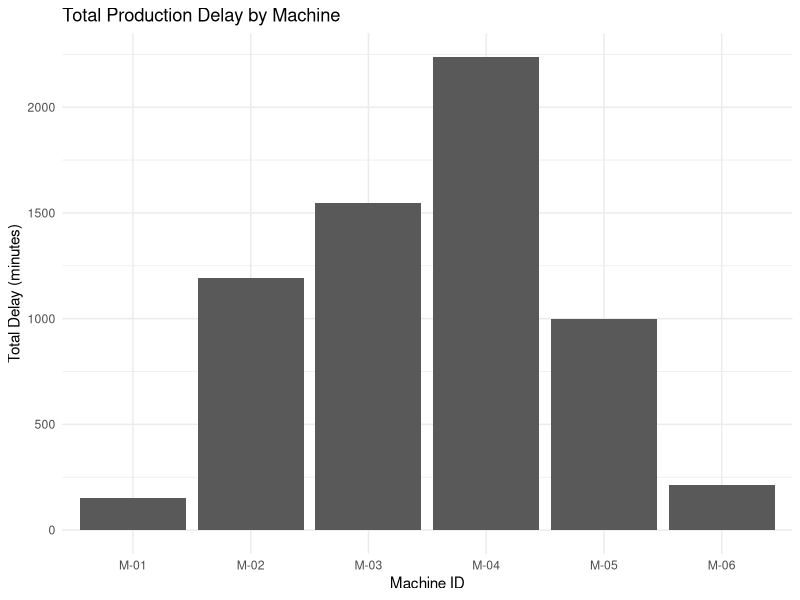
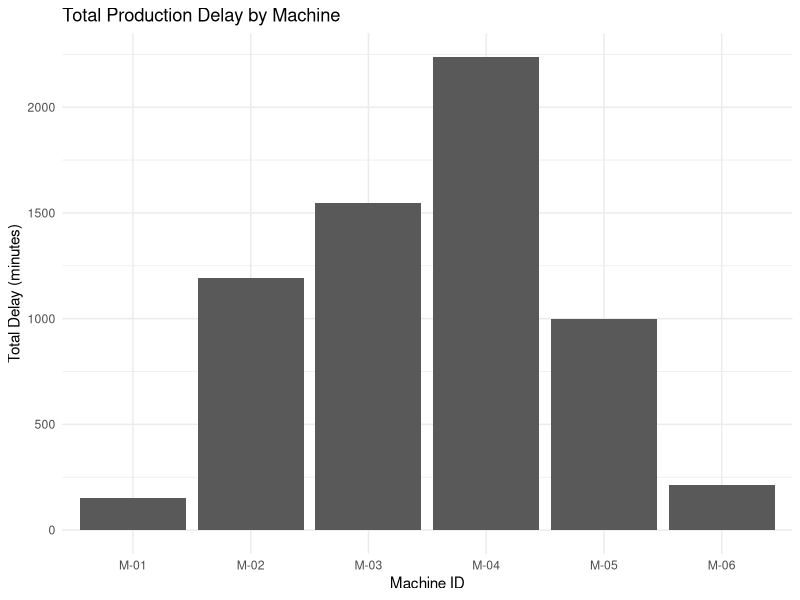

Here is the R script that generated these plots, in order:
library(tidyverse)
library(ggplot2)

production_stages <- read_csv("production_stages.csv")

delay_machine <- production_stages %>%
  group_by(machine_id) %>%
  summarise(
    total_delay_min = sum(delay_min),
    .groups = "drop"
  ) %>%
  arrange(desc(total_delay_min))

p_delay_machine <- ggplot(delay_machine, aes(x = machine_id, y = total_delay_min)) +
  geom_col() +
  labs(
    title = "Total Production Delay by Machine",
    x = "Machine ID",
    y = "Total Delay (minutes)"
  ) +
  theme_minimal()

p_delay_machine

ggsave(
  filename = "../visuals/delay_by_machine.png",
  plot = p_delay_machine,
  width = 8,
  height = 5
)